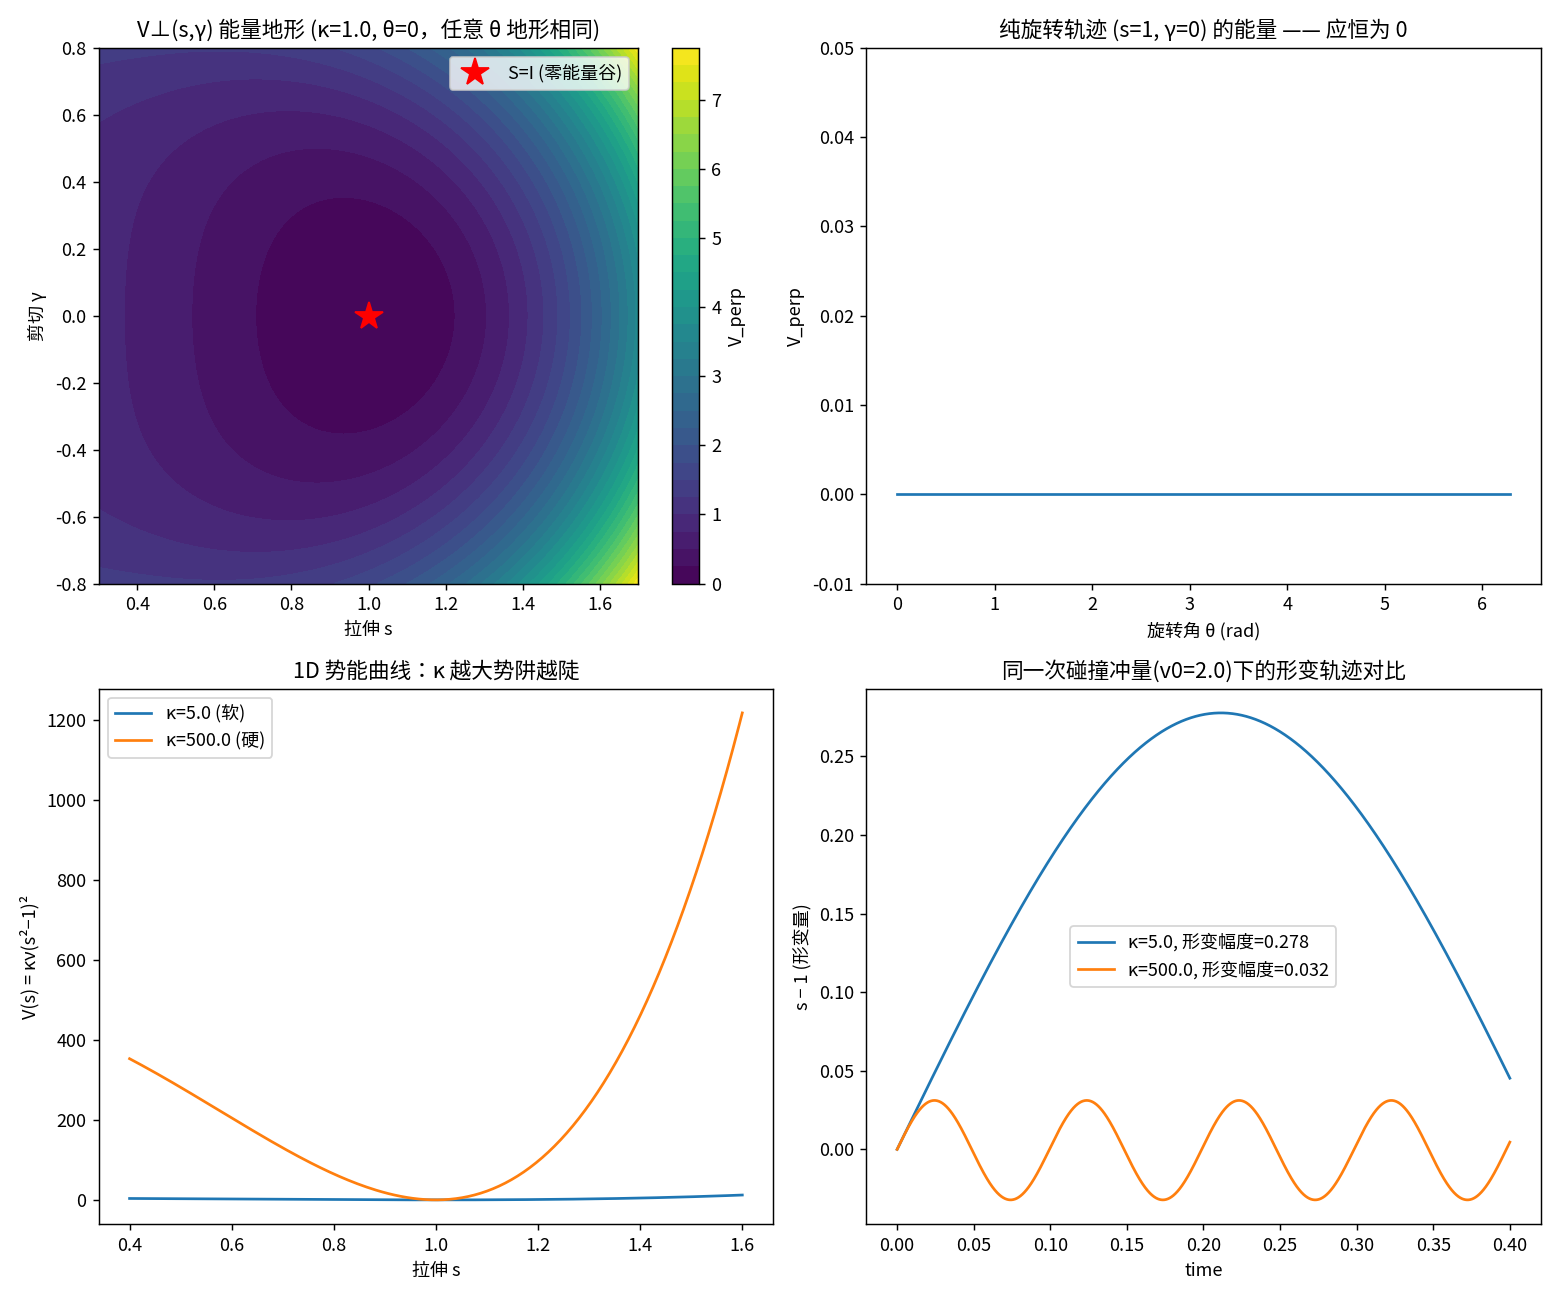

The Python source for this figure:
"""
Affine Body Dynamics —— 正交势 V⊥ 可视化演示
===========================================

论文 Eq.6 (fulltext.txt 第3.2节): V⊥(q) = κν‖AA^T − I‖²_F，2D 展开为 Eq.7 的
V⊥ = κν[(a1·a1−1)² + (a2·a2−1)² + 2(a1·a2)²]（a1,a2 是 A 的两行）。

本文件把 2D 仿射矩阵参数化为 A = R(θ)·S(s,γ)，R 是纯旋转，S 是"拉伸+剪切"：
    S(s,γ) = [[s, γ], [0, 1]]
用等高线图直接展示 V⊥ 的能量地形，教学重点：
  1) V⊥ 在 s=1,γ=0（S=I，A 为纯旋转）处取零，且沿 θ 方向完全平坦——这就是
     "旋转不变性"：势能只惩罚偏离正交，不惩罚旋转本身，因此纯转动不消耗
     任何弹性能量。
  2) κ 越大，偏离 s=1,γ=0 的代价增长得越陡（等高线越密集），对应论文里
     "κ>100GPa ⇒ 形变被强烈压制"；这里用小 κ vs 大 κ 下同一次"碰撞冲量"
     引发的形变幅度做直接对比，验证形变幅度 ∝ 1/sqrt(κ)。
"""

import numpy as np
import matplotlib.pyplot as plt

plt.rcParams["font.sans-serif"] = ["Noto Sans CJK JP", "DejaVu Sans"]
plt.rcParams["axes.unicode_minus"] = False


def R_mat(theta):
    c, s = np.cos(theta), np.sin(theta)
    return np.array([[c, -s], [s, c]])


def S_mat(s, gamma):
    """拉伸(沿 x 方向因子 s)+ 剪切(系数 γ)，S=I 时对应无形变。"""
    return np.array([[s, gamma], [0.0, 1.0]])


def V_perp(A, kappa, nu):
    """论文 Eq.6：V⊥ = κν‖AA^T − I‖²_F，与 2D 展开 Eq.7 完全等价
    （AA^T 的对角元是 a1·a1, a2·a2，非对角元是 a1·a2，与 Frobenius 范数一致）。"""
    diff = A @ A.T - np.eye(2)
    return kappa * nu * np.sum(diff * diff)


# ------------------------------------------------------------------
# 第一部分：能量地形 —— 等高线图 + 旋转不变性数值验证
# ------------------------------------------------------------------

kappa_demo, nu_demo = 1.0, 1.0
s_grid = np.linspace(0.3, 1.7, 120)
g_grid = np.linspace(-0.8, 0.8, 120)
S_, G_ = np.meshgrid(s_grid, g_grid)

# theta=0 时的能量地形（因为旋转不变性，任何 theta 应给出完全相同的地形）
E0 = np.zeros_like(S_)
for i in range(S_.shape[0]):
    for j in range(S_.shape[1]):
        E0[i, j] = V_perp(S_mat(S_[i, j], G_[i, j]), kappa_demo, nu_demo)

# 用另一个任意 theta 重新计算，验证地形与 theta 无关（旋转不变性，Eq.6 的核心性质）
theta_probe = 1.3
E_theta = np.zeros_like(S_)
for i in range(S_.shape[0]):
    for j in range(S_.shape[1]):
        A = R_mat(theta_probe) @ S_mat(S_[i, j], G_[i, j])
        E_theta[i, j] = V_perp(A, kappa_demo, nu_demo)
invariance_err = np.max(np.abs(E0 - E_theta))
print(f"[验证1] 旋转不变性：任意 theta 下能量地形与 theta=0 的最大差异 = {invariance_err:.3e}"
      f"（应为机器精度量级，证明 V⊥ 只依赖 S 不依赖 R）")

# 纯旋转轨迹 s=1,γ=0，theta 扫过一圈，能量应恒为 0
thetas = np.linspace(0, 2 * np.pi, 200)
E_pure_rotation = [V_perp(R_mat(th) @ S_mat(1.0, 0.0), kappa_demo, nu_demo) for th in thetas]
print(f"[验证2] 纯旋转能量谷：θ∈[0,2π) 时 V⊥ 最大值 = {max(E_pure_rotation):.3e}"
      f"（应≈0，说明旋转本身不消耗弹性能量）")


# ------------------------------------------------------------------
# 第二部分：小 κ vs 大 κ —— 同一次"碰撞冲量"下的形变对比
#   限定 γ=0,θ=0，A=diag(s,1)，退化为 1D 弹簧：V(s)=κν(s²−1)²
#   （对应 Eq.7 的 (a1·a1−1)²项；a1=(s,0) 时 a1·a1=s²，其余两项为 0）
#   有效刚度 k_eff = V''(1) = 8κν（在 s=1 附近线性化），故形变振幅
#   应近似满足 amplitude ∝ 1/sqrt(κ)（等能量冲量下，振幅 = sqrt(2E/k_eff)）。
# ------------------------------------------------------------------

def V_1d(s, kappa, nu):
    return kappa * nu * (s ** 2 - 1) ** 2


def dV_1d(s, kappa, nu):
    return kappa * nu * 4 * s * (s ** 2 - 1)


def simulate_impact(kappa, nu, v0, mass=1.0, dt=1e-4, n_steps=4000):
    """辛欧拉(半隐式)积分 1D 弹簧-质点：s(0)=1(无形变)，初速度 v0 模拟碰撞冲量。"""
    s, v = 1.0, v0
    traj_s, traj_t = [s], [0.0]
    for k in range(n_steps):
        v += -dV_1d(s, kappa, nu) / mass * dt
        s += v * dt
        traj_s.append(s)
        traj_t.append((k + 1) * dt)
    return np.array(traj_t), np.array(traj_s)


nu_1d = 1.0
kappa_small, kappa_large = 5.0, 500.0
v0 = 2.0   # 统一的"碰撞冲量"（初速度），代表相同大小的撞击

t_small, s_small = simulate_impact(kappa_small, nu_1d, v0)
t_large, s_large = simulate_impact(kappa_large, nu_1d, v0)
amp_small = np.max(np.abs(s_small - 1.0))
amp_large = np.max(np.abs(s_large - 1.0))
predicted_ratio = np.sqrt(kappa_large / kappa_small)
actual_ratio = amp_small / amp_large
print(f"[对比] kappa_small={kappa_small}: 最大形变 |s-1| = {amp_small:.4f}")
print(f"[对比] kappa_large={kappa_large}: 最大形变 |s-1| = {amp_large:.4f}")
print(f"[对比] 形变比 amp_small/amp_large = {actual_ratio:.3f}，"
      f"理论预测 sqrt(kappa_large/kappa_small) = {predicted_ratio:.3f}（量级应吻合）")


# ------------------------------------------------------------------
# 绘图：2x2 —— 能量地形 / 旋转不变性 / 1D 势能曲线 / 冲击形变轨迹
# ------------------------------------------------------------------

fig, axes = plt.subplots(2, 2, figsize=(12, 10))

ax = axes[0, 0]
cs = ax.contourf(S_, G_, E0, levels=30, cmap="viridis")
fig.colorbar(cs, ax=ax, label="V_perp")
ax.plot(1.0, 0.0, "r*", markersize=16, label="S=I (零能量谷)")
ax.set_xlabel("拉伸 s")
ax.set_ylabel("剪切 γ")
ax.set_title(f"V⊥(s,γ) 能量地形 (κ={kappa_demo}, θ=0，任意 θ 地形相同)")
ax.legend()

ax = axes[0, 1]
ax.plot(thetas, E_pure_rotation)
ax.set_xlabel("旋转角 θ (rad)")
ax.set_ylabel("V_perp")
ax.set_title("纯旋转轨迹 (s=1, γ=0) 的能量 —— 应恒为 0")
ax.set_ylim(-0.01, 0.05)

ax = axes[1, 0]
s_line = np.linspace(0.4, 1.6, 200)
ax.plot(s_line, V_1d(s_line, kappa_small, nu_1d), label=f"κ={kappa_small} (软)")
ax.plot(s_line, V_1d(s_line, kappa_large, nu_1d), label=f"κ={kappa_large} (硬)")
ax.set_xlabel("拉伸 s")
ax.set_ylabel("V(s) = κν(s²−1)²")
ax.set_title("1D 势能曲线：κ 越大势阱越陡")
ax.legend()

ax = axes[1, 1]
ax.plot(t_small, s_small - 1.0, label=f"κ={kappa_small}, 形变幅度={amp_small:.3f}")
ax.plot(t_large, s_large - 1.0, label=f"κ={kappa_large}, 形变幅度={amp_large:.3f}")
ax.set_xlabel("time")
ax.set_ylabel("s − 1 (形变量)")
ax.set_title(f"同一次碰撞冲量(v0={v0})下的形变轨迹对比")
ax.legend()

fig.tight_layout()
out_path = "orthogonality_potential_demo.png"
fig.savefig(out_path, dpi=130)
print(f"\n已保存图像: {out_path}")
